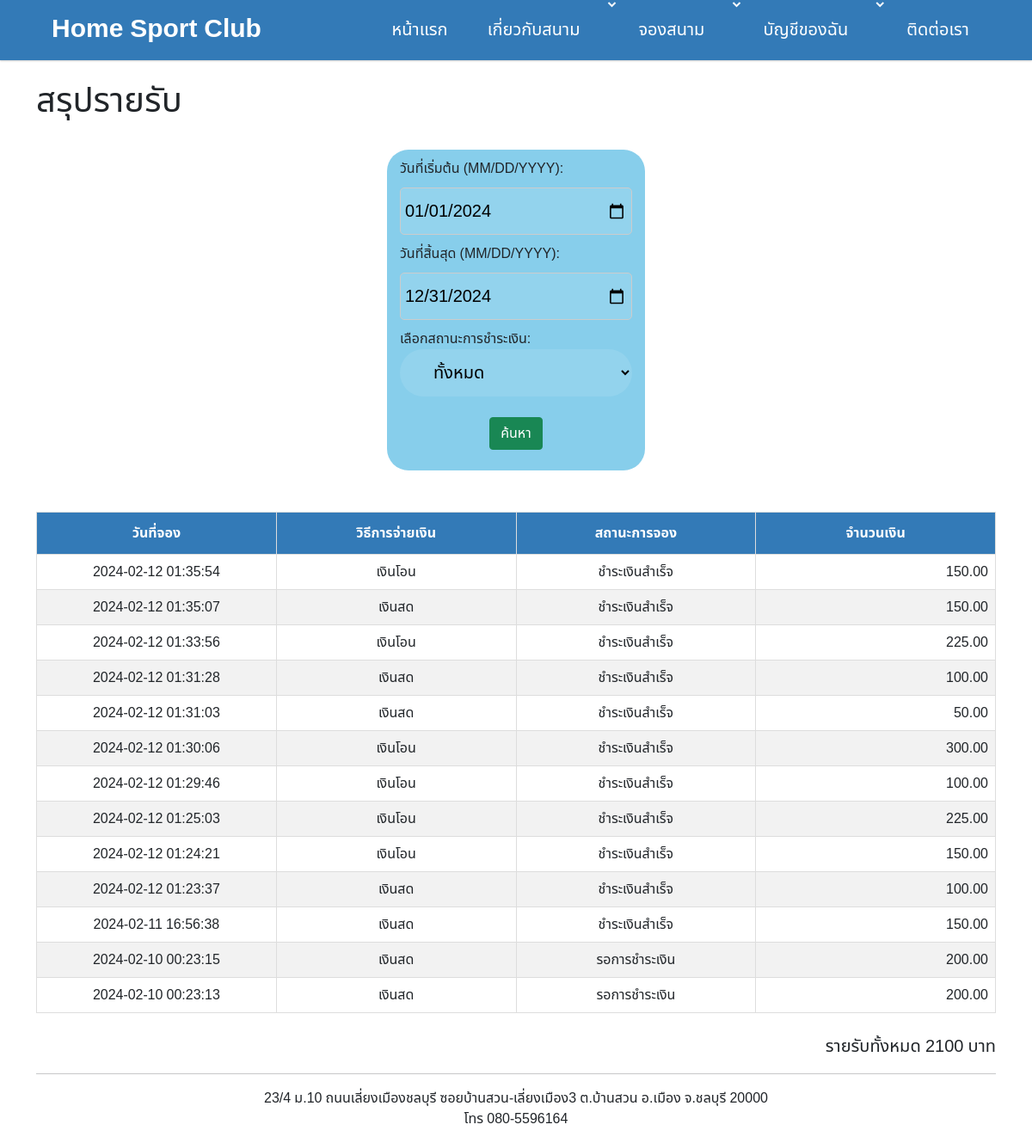
The page /badminton/summary_report.php (signed in) on the database its author committed.
### tables this page shows
CREATE TABLE `t_booking` (
  `booking_id` int(11) NOT NULL,
  `user_id` int(11) NOT NULL COMMENT 't_user',
  `court_id` int(11) NOT NULL COMMENT 'm_court',
  `booking_start_time` datetime NOT NULL,
  `booking_end_time` datetime NOT NULL,
  `payment_type_id` int(11) NOT NULL,
  `payment_id` int(11) DEFAULT NULL COMMENT 't_payment',
  `booking_status` tinyint(4) NOT NULL DEFAULT 1,
  `booking_amount` decimal(10,2) NOT NULL,
  `promotion_id` int(11) DEFAULT NULL,
  `create_date` datetime NOT NULL,
  `edit_date` datetime DEFAULT NULL,
  `create_by` int(11) NOT NULL COMMENT 't_user',
  `edit_by` int(11) DEFAULT NULL COMMENT 't_user',
  `del` tinyint(1) NOT NULL
);

CREATE TABLE `m_payment_type` (
  `payment_type_id` int(11) NOT NULL,
  `payment_type_name` varchar(32) NOT NULL
);

### badminton/summary_report.php (the view, shortened to what this page needs)
<?php
include 'common/connect.php';
include "header.php";
$sum_amt = 0;
$start_date = date('2024-01-01');
$end_date = date('2024-12-31');
$status = '%';
?>
<!DOCTYPE html>
<html lang="en">
<head>
    <link href='https://unpkg.com/boxicons@2.0.7/css/boxicons.min.css' rel='stylesheet'>
    <link rel="stylesheet" href="css/boostrap/css/bootstrap.min.css">
    <link rel="stylesheet" href="css/mytable.css">
</head>
<body>
    <div class="container">
        <br>
        <h1>สรุปรายรับ</h1>
        <br>
        <div class="container2">
            <form action="summary_report.php" method="POST" enctype="multipart/form-data">
                <div>
                <div class="input-field">
                    <label for="date" style="display: block; margin-bottom: 10px;">
                        วันที่เริ่มต้น (MM/DD/YYYY):
                    </label>
                    <input class="input" type="date" name="start_date" value="2024-01-01" required style="padding: 5px; border-radius: 5px;
            border: 1px solid #ccc; margin-bottom: 10px;">
                </div>
                <div class="input-field">
                    <label for="date" style="display: block; margin-bottom: 10px;">
                        วันที่สิ้นสุด (MM/DD/YYYY):
                    </label>
                    <input class="input" type="date" name="end_date" value="2024-12-31" required style="padding: 5px; border-radius: 5px;
            border: 1px solid #ccc; margin-bottom: 10px;">
                </div>
                </div>
                <div class="input-field">
                    <label for="status">เลือกสถานะการชำระเงิน:</label>
                    <select class="input" id="status" name="status">
                        <option value="%">ทั้งหมด</option>;
                    </select>
                </div>
                <div class="input-field">
                    <div align=center>
                        <button type="submit" class="btn btn-success" value="submit" name="submit">ค้นหา</button>
                    </div>
                    <div><br></div>
                </div>
            </form>
        </div>
        <br>
        <table id="customers">
            <BR>
            <thead>
                <tr>
                    <th width="10%">วันที่จอง</th>
                    <th width="10%">วิธีการจ่ายเงิน</th>
                    <th width="10%">สถานะการจอง</th>
                    <th width="10%">จำนวนเงิน</th>
                </tr>
            </thead>
            <tbody>
                <?php
                $sql = "SELECT
                            tu.user_name,
                            tu.user_tel,
                            tb.court_id,
                            tb.booking_status,
                            tb.booking_amount,
                            mpt.payment_type_name,
                            tb.create_date
                        FROM
                            `t_booking` tb
                        LEFT JOIN `t_user` tu ON
                            tb.user_id = tu.user_id
                        LEFT JOIN `m_payment_type` mpt ON
                            mpt.payment_type_id = tb.payment_type_id
                        WHERE tb.booking_status LIKE '$status' AND ( tb.create_date BETWEEN '$start_date' AND '$end_date' ) AND NOT booking_status = 3
                        ORDER BY tb.create_date DESC;";
                $result = mysqli_query($conn, $sql);
                while ($row = mysqli_fetch_assoc($result)) {
                    $sum_amt = $sum_amt + $row["booking_amount"];
                    echo "<td>" . $row["create_date"] .  "</td> ";
                    echo "<td>" . $row["payment_type_name"] .  "</td> ";
                    if ($row["booking_status"] == 1) {
                        echo "<td>รอการชำระเงิน</td> ";
                    } else if ($row["booking_status"] == 2) {
                        echo "<td>ชำระเงินสำเร็จ</td> ";
                    } else {
                        echo "<td>ยกเลิการจอง</td> ";
                    }
                    echo "<td style='text-align: right;' >" . $row["booking_amount"] .  "</td> ";
                }
                echo "</table>";
                echo "<br><label class='right'>รายรับทั้งหมด " . $sum_amt . " บาท</label>";
                ?>
    </div>
    <?php include "footer.php" ?>
</body>
</html>

### badminton/css/style.css (style rules this page uses)
* { box-sizing: border-box; font-family: 'M PLUS Rounded 1c', sans-serif; font-family: 'Noto Sans Thai', sans-serif; }
body { margin: 0; background: #f4f4fb; }

### badminton/css/mytable.css (style rules this page uses)
#customers { font-family: Arial, Helvetica, sans-serif; border-collapse: collapse; width: 100%; }
#customers td { border: 1px solid #dddddd; padding: 8px; text-align: center; }
#customers th { border: 1px solid #ddd; padding: 8px; }
#customers th { padding-top: 12px; padding-bottom: 12px; text-align: center; background-color: #337ab7; color: white; }

### badminton/header.php (style rules this page uses)
* { margin: 0; padding: 0; box-sizing: border-box; font-family: 'M PLUS Rounded 1c', sans-serif; font-family: 'Noto Sans Thai', sans-serif; }
body { min-height: 100vh; }

### badminton/summary_report.php (style rules this page uses)
* { margin: 0; padding: 0; box-sizing: border-box; font-family: 'M PLUS Rounded 1c', sans-serif; font-family: 'Noto Sans Thai', sans-serif; }
body { min-height: 100vh; }
thead { background-color: #64C5D7; color: #000; }
.container2 { width: 300px; display: flex; flex-direction: column; padding: 10px 15px 0 15px; border-radius: 25px; background-color: skyblue; align-items: center; margin-left: auto; margin-right: auto; }
.input-field .input { height: 55px; width: 100%; border: none; border-radius: 30px; font-size: 20px; background: rgba(255, 255, 255, 0.1); outline: none; padding: 0 35px 0; }
.right { font-size: 20px; width: 100%; text-align: right; }

### rows shown on the page
t_booking: create_date "2024-02-12 01:35:54", payment_type.payment_type_name "เงินโอน", booking_status "ชำระเงินสำเร็จ", booking_amount "150.00"
t_booking: create_date "2024-02-12 01:35:07", payment_type.payment_type_name "เงินสด", booking_status "ชำระเงินสำเร็จ", booking_amount "150.00"
t_booking: create_date "2024-02-12 01:33:56", payment_type.payment_type_name "เงินโอน", booking_status "ชำระเงินสำเร็จ", booking_amount "225.00"
t_booking: create_date "2024-02-12 01:31:28", payment_type.payment_type_name "เงินสด", booking_status "ชำระเงินสำเร็จ", booking_amount "100.00"
t_booking: create_date "2024-02-12 01:31:03", payment_type.payment_type_name "เงินสด", booking_status "ชำระเงินสำเร็จ", booking_amount "50.00"
t_booking: create_date "2024-02-12 01:30:06", payment_type.payment_type_name "เงินโอน", booking_status "ชำระเงินสำเร็จ", booking_amount "300.00"
t_booking: create_date "2024-02-12 01:29:46", payment_type.payment_type_name "เงินโอน", booking_status "ชำระเงินสำเร็จ", booking_amount "100.00"
t_booking: create_date "2024-02-12 01:25:03", payment_type.payment_type_name "เงินโอน", booking_status "ชำระเงินสำเร็จ", booking_amount "225.00"
t_booking: create_date "2024-02-12 01:24:21", payment_type.payment_type_name "เงินโอน", booking_status "ชำระเงินสำเร็จ", booking_amount "150.00"
t_booking: create_date "2024-02-12 01:23:37", payment_type.payment_type_name "เงินสด", booking_status "ชำระเงินสำเร็จ", booking_amount "100.00"
t_booking: create_date "2024-02-11 16:56:38", payment_type.payment_type_name "เงินสด", booking_status "ชำระเงินสำเร็จ", booking_amount "150.00"
t_booking: create_date "2024-02-10 00:23:15", payment_type.payment_type_name "เงินสด", booking_status "รอการชำระเงิน", booking_amount "200.00"
t_booking: create_date "2024-02-10 00:23:13", payment_type.payment_type_name "เงินสด", booking_status "รอการชำระเงิน", booking_amount "200.00"

### other values the page prints
$sum_amt "2100"
